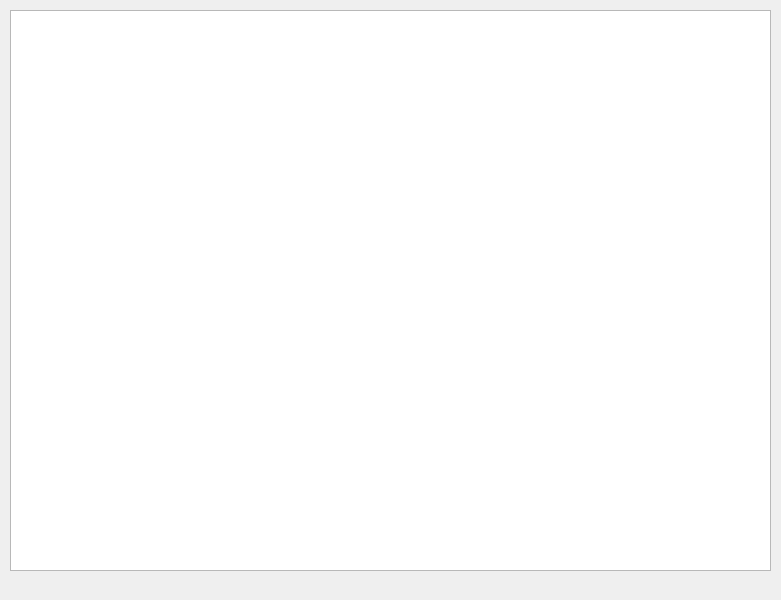
<?xml version="1.0" encoding="UTF-8"?>
<ui version="4.0">
 <class>Statistics</class>
 <widget class="QMainWindow" name="Statistics">
  <property name="geometry">
   <rect>
    <x>0</x>
    <y>0</y>
    <width>781</width>
    <height>600</height>
   </rect>
  </property>
  <property name="windowTitle">
   <string>MainWindow</string>
  </property>
  <widget class="QWidget" name="centralwidget">
   <widget class="QTableWidget" name="table">
    <property name="geometry">
     <rect>
      <x>10</x>
      <y>10</y>
      <width>761</width>
      <height>561</height>
     </rect>
    </property>
   </widget>
  </widget>
  <widget class="QMenuBar" name="menubar">
   <property name="geometry">
    <rect>
     <x>0</x>
     <y>0</y>
     <width>781</width>
     <height>21</height>
    </rect>
   </property>
  </widget>
 </widget>
 <resources/>
 <connections/>
</ui>
